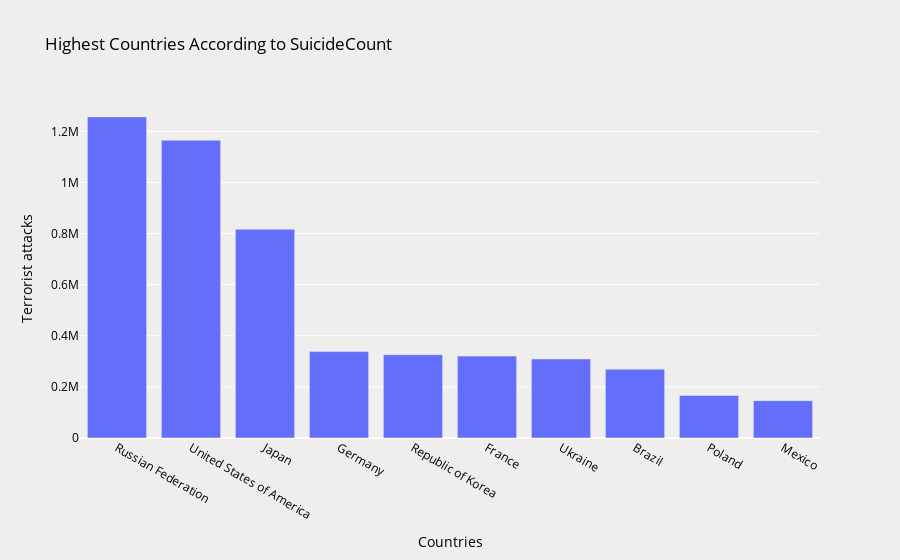

The code cell stored with this chart in its notebook:
### Code cell
char_bar = df.groupby(['CountryName'])[['SuicideCount']].sum().reset_index()
char_bar = char_bar.sort_values(by=("SuicideCount"), ascending=False)

top = char_bar.head(10)
fig = go.Figure()
fig.add_trace(go.Bar(x=top['CountryName'], y=top["SuicideCount"]))

fig.update_layout(title='Highest Countries According to SuicideCount',
                          xaxis_title='Countries',
                          yaxis_title= "Terrorist attacks",
                          plot_bgcolor='#F0EEED', 
                          paper_bgcolor='#F0EEED',  
                          font=dict(color='black'))

pyo.init_notebook_mode(connected=True)
pyo.iplot(fig)

### Figure 1 — Plotly figure (JSON) as saved in the notebook; plotly's stock layout.template omitted (floating-point values rounded to 4 significant figures)
{"data": [{"type": "bar", "x": ["Russian Federation", "United States of America", "Japan", "Germany", "Republic of Korea", "France", "Ukraine", "Brazil", "Poland", "Mexico"], "y": [1256000.0, 1165000.0, 816900.0, 338000.0, 326000.0, 320400.0, 309100.0, 269400.0, 166400.0, 146100.0]}], "layout": {"font": {"color": "black"}, "paper_bgcolor": "#F0EEED", "plot_bgcolor": "#F0EEED", "title": {"text": "Highest Countries According to SuicideCount"}, "xaxis": {"title": {"text": "Countries"}}, "yaxis": {"title": {"text": "Terrorist attacks"}}}}
